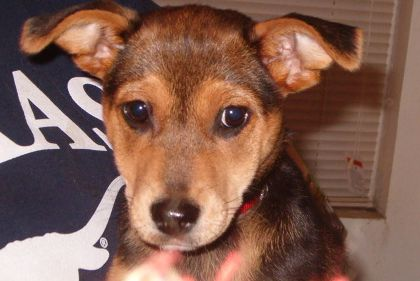
#> input picture kagglecatsanddogs_5340/PetImages/Dog/10289.jpg, 420 x 281 px
$ python '2. importing own data.py'
#> lines starting #> are read from the running program, lines starting #| are printed output that depends on the picture
import numpy as np
import matplotlib.pyplot as plt
import os
import cv2
import random
import pickle

# Using pickle to open dataset we created in this file
# pickle_in = open("X.pickle", "rb")
# X = pickle.load(pickle_in)
# print(X[5])

# Reference to directory images are saved in
DATADIR = "kagglecatsanddogs_5340/PetImages"
CATEGORIES = ["Dog", "Cat"]

# Reshape the images to smaller img size
IMG_SIZE = 50


training_data = []

# Function to turn all images into an array with greyscale vector and classification before storing them in "training_data"
def create_training_data():
    for category in CATEGORIES:
        path = os.path.join(DATADIR, category)
        class_num = CATEGORIES.index(category)
        for img in os.listdir(path):
            # test_Image = cv2.imread(os.path.join(path,img))
            try:
                img_array = cv2.imread(os.path.join(path, img), cv2.IMREAD_GRAYSCALE)
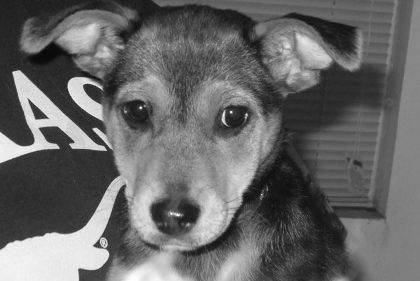
#> img_array: shape (281, 420); min 7, max 255, mean 102.8
                new_array = cv2.resize(img_array, (IMG_SIZE, IMG_SIZE))
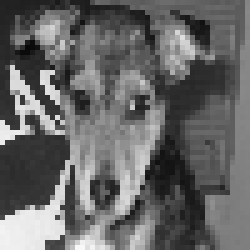
#> new_array: shape (50, 50) (shown 5 times larger); min 8, max 248, mean 102.9
                training_data.append([new_array, class_num])
            except Exception as e:
                pass
#> pass 2 of the loop in create_training_data, `for category in CATEGORIES:`:
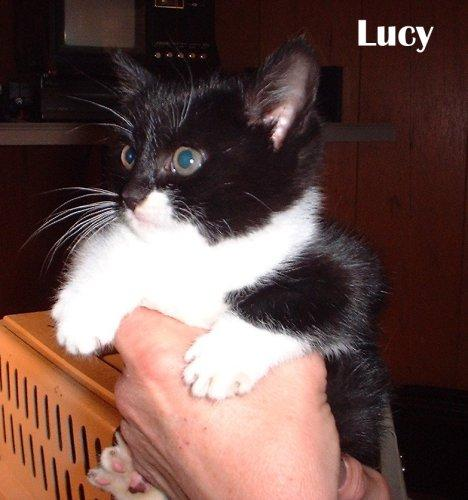
#> input picture kagglecatsanddogs_5340/PetImages/Cat/10084.jpg, 468 x 500 px
#> in create_training_data, `img_array = cv2.imread(os.path.join(path, img), cv2.IMREAD_GRAYSCALE)`:
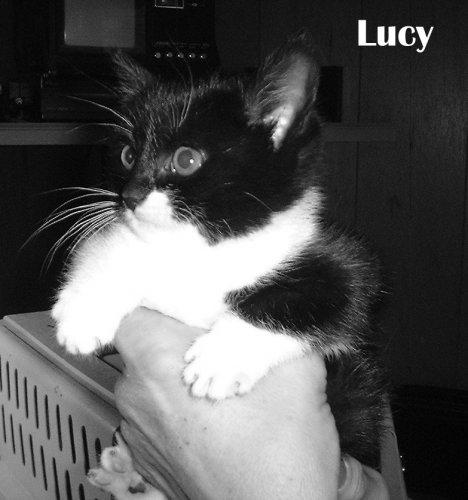
#> img_array: shape (500, 468); min 0, max 255, mean 85.7
#> in create_training_data, `new_array = cv2.resize(img_array, (IMG_SIZE, IMG_SIZE))`:
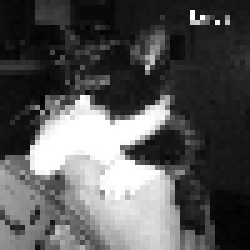
#> new_array: shape (50, 50) (shown 5 times larger); min 2, max 255, mean 86

# Runs function we just created
create_training_data()

# Shuffles images
random.shuffle(training_data)


# Adds Features and labels to new arrays called X and Y
X = []
Y = []
for features, label in training_data:
    X.append(features)
    Y.append(label)
#> this loop made 2 passes
#> label on passes 1 to 2: 0, 1
#> after the loop, X = 2 items; Y = [0, 1]

# Convert X into numpy array
X = np.array(X).reshape(-1, IMG_SIZE, IMG_SIZE, 1)

# Using pickle to save X so dataset can be reused
pickle_out = open("X.pickle", "wb")
pickle.dump(X, pickle_out)
pickle_out.close

# Using pickle to save Y so dataset can be reused
pickle_out = open("Y.pickle", "wb")
pickle.dump(Y, pickle_out)
pickle_out.close
